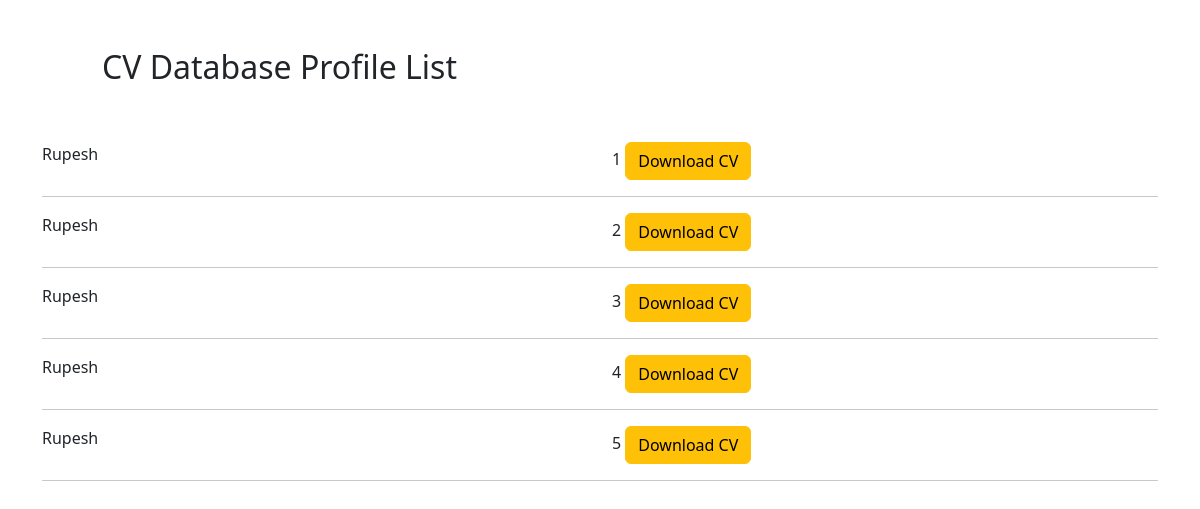
The page /list/ on the database as committed earlier.
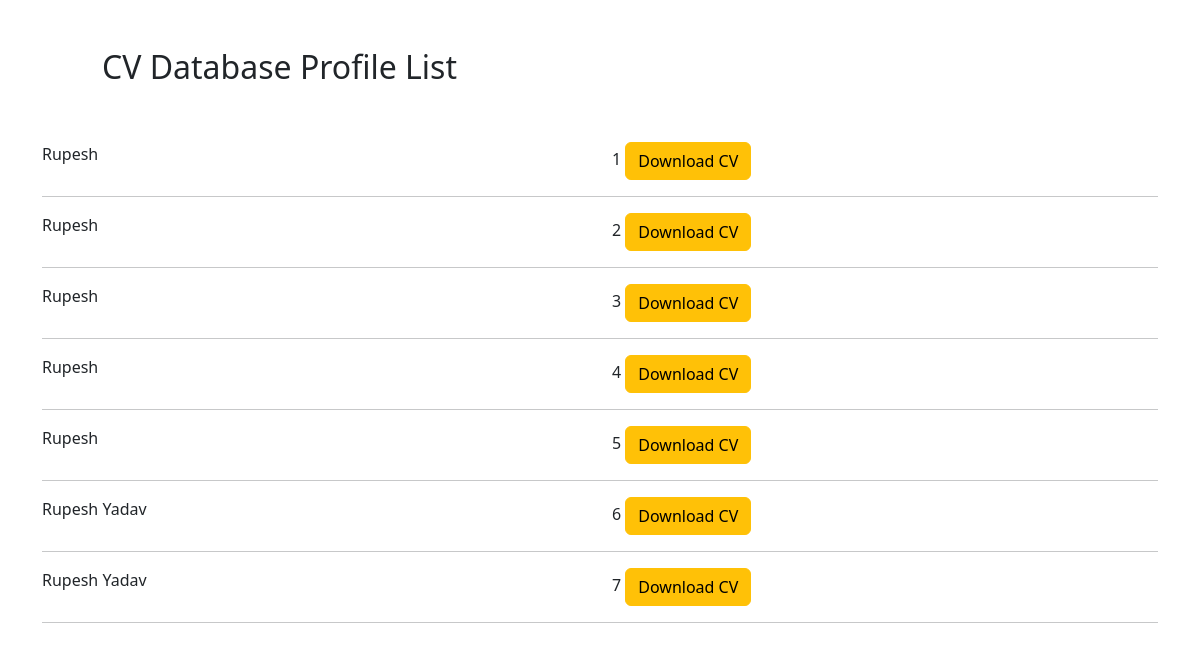
The same page on the database as committed later.
### pdf/models.py (models this page shows)
class Profile(models.Model):
    name = models.CharField(max_length=200)
    email = models.CharField(max_length=200)
    phone = models.CharField(max_length=200)
    summary = models.CharField(max_length=2000)
    degree = models.CharField(max_length=200)
    school = models.CharField(max_length=200)
    university = models.CharField(max_length=200)
    previous_work = models.CharField(max_length=1000)
    skills = models.CharField(max_length=1000)

### pdf/views.py (the view)
# urls.py: path('list/', views.list,name="list"),
def list(request):
    profiles=Profile.objects.all()
    return render(request,'pdf/list.html',{'profiles':profiles})

### pdf/templates/pdf/list.html (shortened to what this page needs)
<!DOCTYPE html>
<html>
    <head>
        <link rel="stylesheet" href="">
        <link href="https://cdn.jsdelivr.net/npm/bootstrap@5.3.0-alpha1/dist/css/bootstrap.min.css" rel="stylesheet">
    </head>
    <body>
        <div class="container">
            <div class="row m-5">
                <div class="col-md-12">
                    <h2>CV Database Profile List</h2>
                </div>
            </div>
            {% for profile in profiles %}
            <div class="row">
                <div class="col-md-6">
                    {{profile.name}}
                </div>
                <div class="col-md-6">
                    {{profile.id}}
                    <a href="/{{profile.id}}" class="btn btn-warning">Download CV</a>
                </div>
            </div>
        <hr>
            {% endfor %}
        </div>
    </body>
</html>

Rows that differ between the two databases and show on the page:
added Profile: name "Rupesh Yadav", id "6"
added Profile: name "Rupesh Yadav", id "7"
